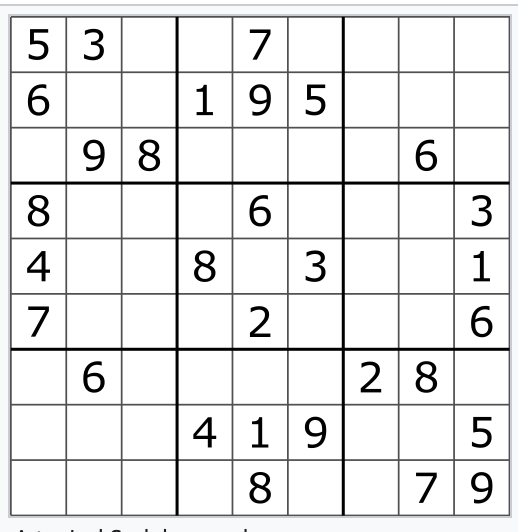
#> input picture sudoku_layout.png, 518 x 532 px
$ python -i preprocessing_and_contour_extraction.py   (imports and definitions only)
#> lines starting #> are read from the running program, lines starting #| are printed output that depends on the picture; after the words box and inside, x2 and y2 are one past the last pixel; in counts of white or black regions, pixels touching at a corner belong together
import cv2
import numpy as np
# 스도쿠 이미지 전처리 이진화
def preprocess(img):
    blurred = cv2.GaussianBlur(img, (3,3), 0)
    gray = cv2.cvtColor(blurred, cv2.COLOR_BGR2GRAY)
    return gray
def extract_frame(img):
    # 이미지에서 가장 큰 사각형 영역 추출하는 함수 정의
    mask = np.zeros(img.shape, np.uint8)  # 동일한 크기의 검은색 마스크 생성

    threshold_img = cv2.adaptiveThreshold(img, 255, 0, 1, 9, 5)
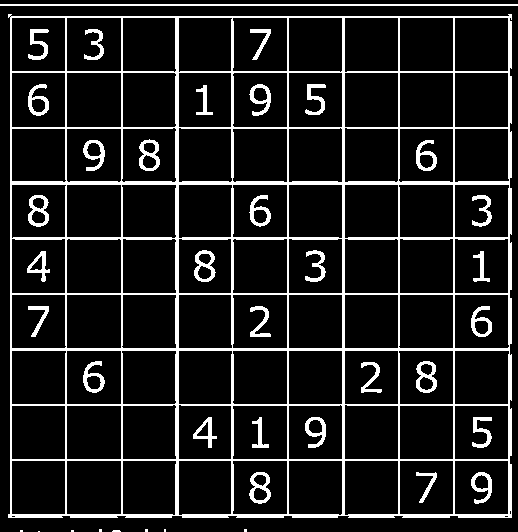
#> threshold_img: shape (532, 518); 12.3% white; 40 white regions (8 under 20 px)
    # 이미지에 적응형 임계값 적용하여 이진화

    contours, hier = cv2.findContours(threshold_img, cv2.RETR_TREE, cv2.CHAIN_APPROX_SIMPLE)
#> contours = 146 contours, 12 with area under 20; largest, box (x1, y1, x2, y2) and area: (8, 14, 512, 518) 250716, (66, 72, 122, 128) 3023, (66, 238, 122, 294) 2972, (232, 72, 288, 128) 2972, (66, 460, 122, 515) 2968
    # 이진화된 이미지에서 윤곽선 찾기

    largest_contour = []  # 가장 큰 윤곽선을 저장할 리스트 초기화
    largest_rectangle = []  # 최종 사각형 영역을 저장할 리스트 초기화
    max_area = 0  # 최대 면적 값을 저장할 변수 초기화
    for contour in contours:  # 모든 윤곽선에 대해 반복
        area = cv2.contourArea(contour)  # 윤곽선 면적 계산
        perimeter = cv2.arcLength(contour, True)  # 윤곽선 둘레 길이 계산
        approx = cv2.approxPolyDP(contour, 0.01 * perimeter, True)
        # 윤곽선을 근사하여 간단한 형태로 변환

        # 사각형 윤곽선이고, 면적이 최대이며, 40000보다 큰 경우
        if len(approx) == 4 and area > max_area and area > 40000:
            max_area = area  # 최대 면적 갱신
            largest_contour = approx  # 가장 큰 윤곽선 갱신
#> this loop made 146 passes
#> (area, perimeter, max_area, largest_contour) on pass 9: (250716, 2096, 250716, [[8, 14], [8, 517], [511, 517], [511, 14]])
#> (area, perimeter, approx) on passes 13, 16, 18, 19, 20, 24: (2914, 213.7, [[454, 461], [507, 460], [508, 513], [455, 514]]), (2914, 213.7, [[399, 461], [452, 460], [453, 513], [400, 514]]), (2917.5, 215.1, [[344, 461], [397, 460], [398, 513], [345, 515]]), (2916, 214.5, [[288, 461], [341, 460], [342, 513], [289, 514]]), (2921, 216.5, [[232, 461], [286, 460], [287, 513], [233, 514]]), (2863.5, 213.1, [[178, 461], [230, 460], [231, 513], [179, 515]])
#> after the loop, max_area = 250716

    if len(largest_contour) > 0:  # 가장 큰 윤곽선이 존재하는 경우
        cv2.drawContours(mask, [largest_contour], 0, 255, -1)
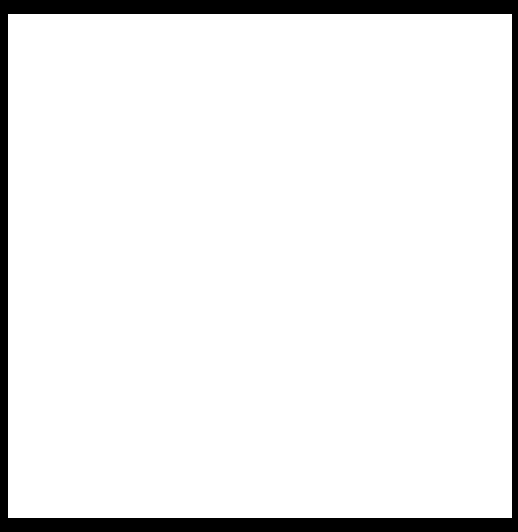
#> mask: shape (532, 518); 92.2% white; 1 black region, box (x1, y1, x2, y2) and area: (0, 0, 518, 532) 21560
        # 가장 큰 윤곽선 내부를 흰색으로 채움
        cv2.drawContours(mask, [largest_contour], 0, 0, 2)
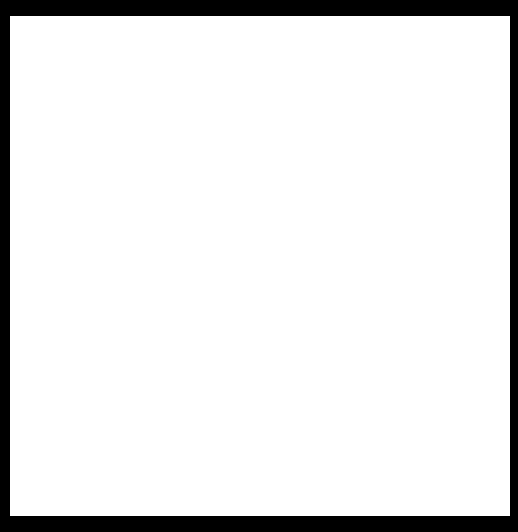
#> mask: shape (532, 518); 90.7% white; 1 black region, box (x1, y1, x2, y2) and area: (0, 0, 518, 532) 25576
        # 가장 큰 윤곽선 외곽선을 검은색으로 그림
        largest_rectangle = cv2.bitwise_and(img, mask)
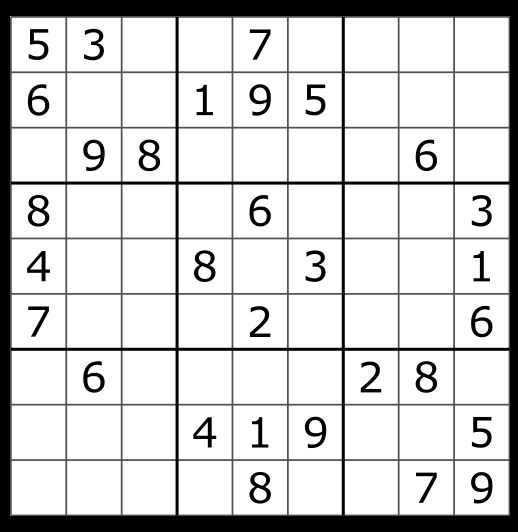
#> largest_rectangle: shape (532, 518); min 0, max 255, mean 210.3
        # 원본 이미지와 가장 큰 윤곽선을 AND 연산하여 결과 이미지 생성

    return largest_rectangle, largest_contour, mask, threshold_img
    # 결과 이미지, 가장 큰 윤곽선, 윤곽선 마스크 이미지, 임계값 적용 이미지 반환

>>> import cv2
>>> picture = cv2.imread('../sudoku_layout.png', cv2.IMREAD_GRAYSCALE)
>>> result = extract_frame(picture)
